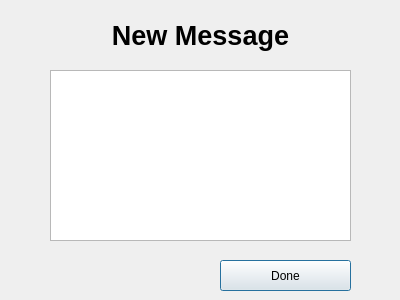
<?xml version="1.0" encoding="UTF-8"?>
<ui version="4.0">
 <class>MessageBox</class>
 <widget class="QDialog" name="MessageBox">
  <property name="geometry">
   <rect>
    <x>0</x>
    <y>0</y>
    <width>400</width>
    <height>300</height>
   </rect>
  </property>
  <property name="windowTitle">
   <string>Dialog</string>
  </property>
  <widget class="QLabel" name="label">
   <property name="geometry">
    <rect>
     <x>80</x>
     <y>10</y>
     <width>241</width>
     <height>51</height>
    </rect>
   </property>
   <property name="text">
    <string>&lt;html&gt;&lt;head/&gt;&lt;body&gt;&lt;p align=&quot;center&quot;&gt;&lt;span style=&quot; font-size:20pt; font-weight:600;&quot;&gt;New Message&lt;/span&gt;&lt;/p&gt;&lt;/body&gt;&lt;/html&gt;</string>
   </property>
  </widget>
  <widget class="QTextEdit" name="textEdit">
   <property name="geometry">
    <rect>
     <x>50</x>
     <y>70</y>
     <width>301</width>
     <height>171</height>
    </rect>
   </property>
   <property name="tabChangesFocus">
    <bool>true</bool>
   </property>
  </widget>
  <widget class="QPushButton" name="pushButton">
   <property name="geometry">
    <rect>
     <x>220</x>
     <y>260</y>
     <width>131</width>
     <height>31</height>
    </rect>
   </property>
   <property name="text">
    <string>Done</string>
   </property>
  </widget>
 </widget>
 <resources/>
 <connections/>
</ui>
